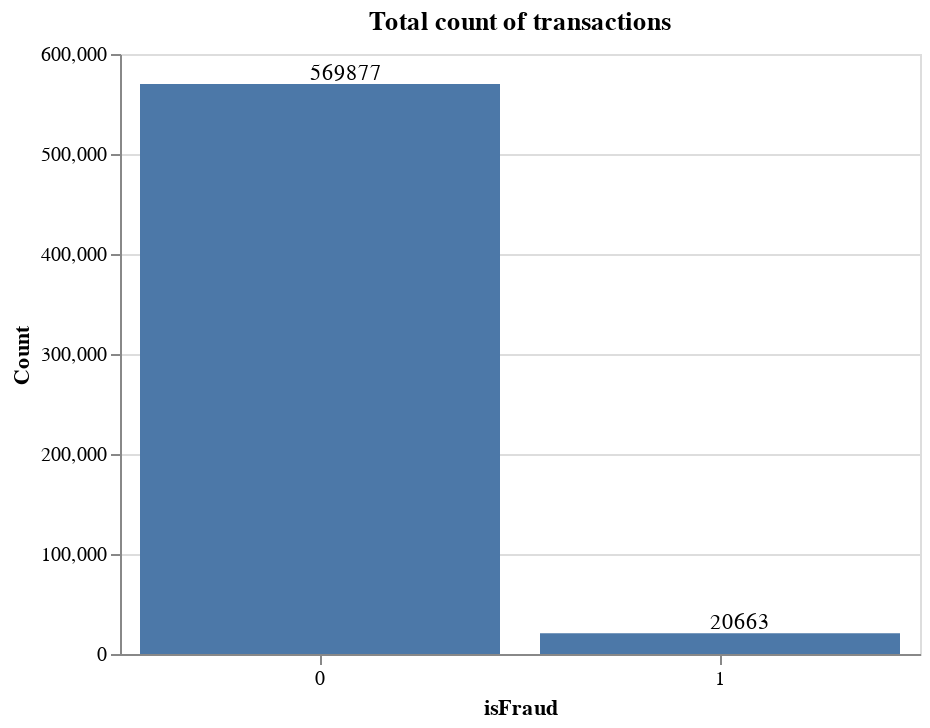

Source (notebook cell):
### Markdown cell above
One vital piece of information to visualize is the count of dataset purchases. It's a way to verify the imbalance of the data. It is one crucial aspect related to the problem of fraud detection. The fraud dataset is usually formed by a majority legitimate amount of transactions and a minority fraudulent amount of transactions. In this case, there are almost 570 thousand legitimate transactions with around 20 thousand fraudulent transactions. Transactions means purchases of products or services.

### Code cell
#Implementing a bar chart to check the data balance as fraud and non-fraud visually.
bar_chart=alt.Chart(transGroup).mark_bar().encode(
    alt.X('isFraud:N', axis=alt.Axis(labelAngle=0)),
    alt.Y('count:Q', title='Count'))
text_chart = bar_chart.mark_text(align='left', baseline='bottom', dx=-5).encode(text='count:Q')
(bar_chart + text_chart).properties(height=300, width=400, title='Total count of transactions')

### Figure 1 — Vega-Lite specification as saved in the notebook (floating-point values rounded to 4 significant figures)
{"config": {"view": {"continuousWidth": 400, "continuousHeight": 300}}, "layer": [{"mark": "bar", "encoding": {"x": {"axis": {"labelAngle": 0}, "field": "isFraud", "type": "nominal"}, "y": {"field": "count", "title": "Count", "type": "quantitative"}}}, {"mark": {"type": "text", "align": "left", "baseline": "bottom", "dx": -5}, "encoding": {"text": {"field": "count", "type": "quantitative"}, "x": {"axis": {"labelAngle": 0}, "field": "isFraud", "type": "nominal"}, "y": {"field": "count", "title": "Count", "type": "quantitative"}}}], "data": {"name": "data-5dfd1e69997b1aad769d63f3645d6eca"}, "height": 300, "title": "Total count of transactions", "width": 400, "$schema": "https://vega.github.io/schema/vega-lite/v4.17.0.json", "datasets": {"data-5dfd1e69997b1aad769d63f3645d6eca": [{"isFraud": 0, "count": 569877}, {"isFraud": 1, "count": 20663}]}}
